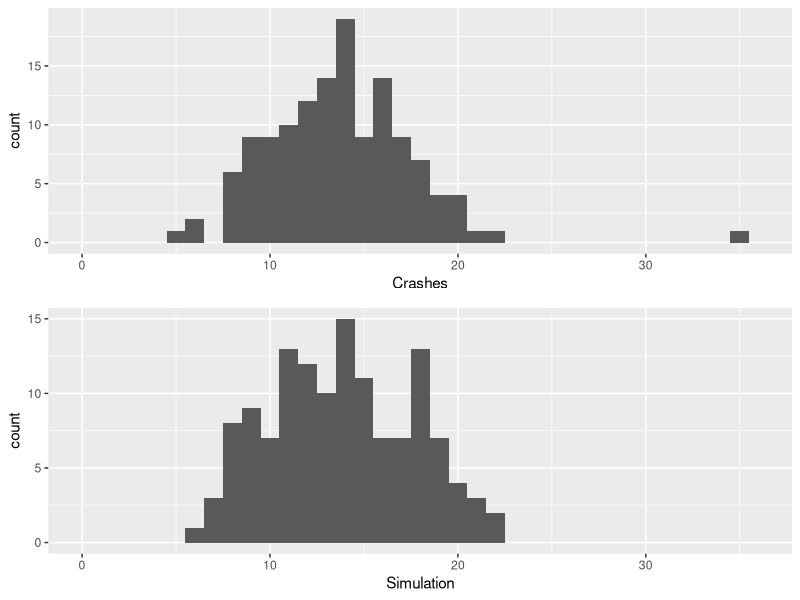
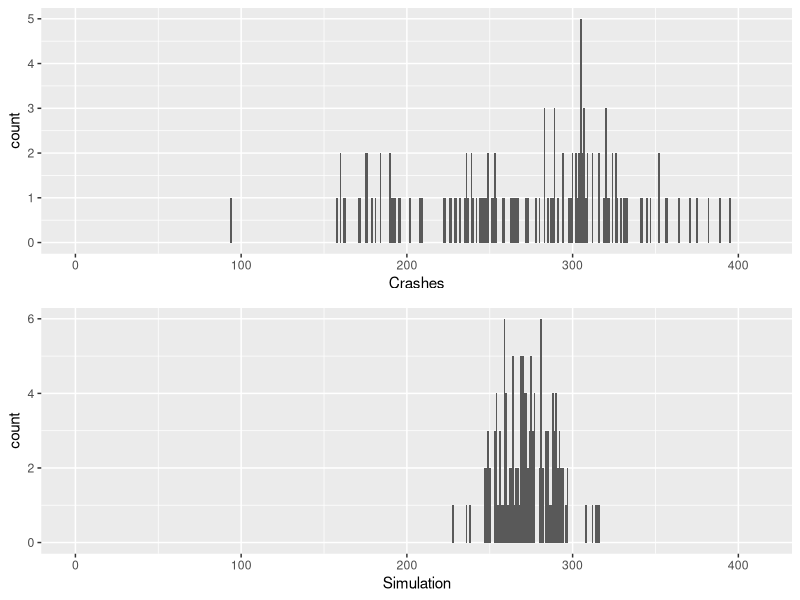

Write R code to recreate these figures, in order.
library(tidyverse)
library(gridExtra)

crashes <- read_csv("TDOT.csv")
crashes <- crashes %>%
  pivot_longer(cols=January:December, names_to="Month", values_to="Crashes")

county_pops <- read_csv("tn_county_pops.csv")
county_pops <- county_pops %>%
  filter( CTYNAME != "Tennessee") 
colnames( county_pops ) <- c("County", "Pop2010")
county_pops <- county_pops %>%
  separate( col="County", into=c("County","Useless"), sep=" ") %>%
  select(-Useless)

crashes <- inner_join(crashes, county_pops, by="County")

# Meigs County and the Poisson distribution
meigs <- crashes %>% 
  filter( County == "Meigs")

observed.crashes <- ggplot( meigs, aes(Crashes)) + 
  geom_histogram( binwidth = 1) + 
  xlim(0,36)

(meigs.lambda <- mean( meigs$Crashes ))
var( meigs$Crashes )

# simulate crashes from Meigs county
meigs.simulation <- rpois( nrow(meigs), meigs.lambda)
meigs <- meigs %>% 
  mutate( Simulation = meigs.simulation )

simulated.crashes <- ggplot( meigs, aes(Simulation)) + 
  geom_histogram( binwidth = 1) +
  xlim(0,36)

grid.arrange( observed.crashes, simulated.crashes, ncol=1 )

# Other counties

crash_stats <- crashes %>%
  group_by(County) %>% 
  summarize( Mean = mean(Crashes),
             Var = var(Crashes), 
             Ratio = Mean/Var ) %>% 
  arrange( desc(Ratio) )

# Sevier county crashes are NOT Poisson distributed!
sevier <- crashes %>% 
  filter( County == "Sevier" )

observed.crashes <- ggplot( sevier, aes(Crashes)) + 
  geom_histogram( binwidth = 1) +
  xlim(0, max(sevier$Crashes))

(sevier.lambda <- mean( sevier$Crashes ))
var( sevier$Crashes )

# simulate crashes from Sevier county
sevier.simulation <- rpois( nrow(sevier), sevier.lambda)
sevier <- sevier %>% 
  mutate( Simulation = sevier.simulation )

simulated.crashes <- ggplot( sevier, aes(Simulation)) + 
  geom_histogram( binwidth = 1) +
  xlim(0,max(sevier$Crashes))

grid.arrange( observed.crashes, simulated.crashes, ncol=1 )
